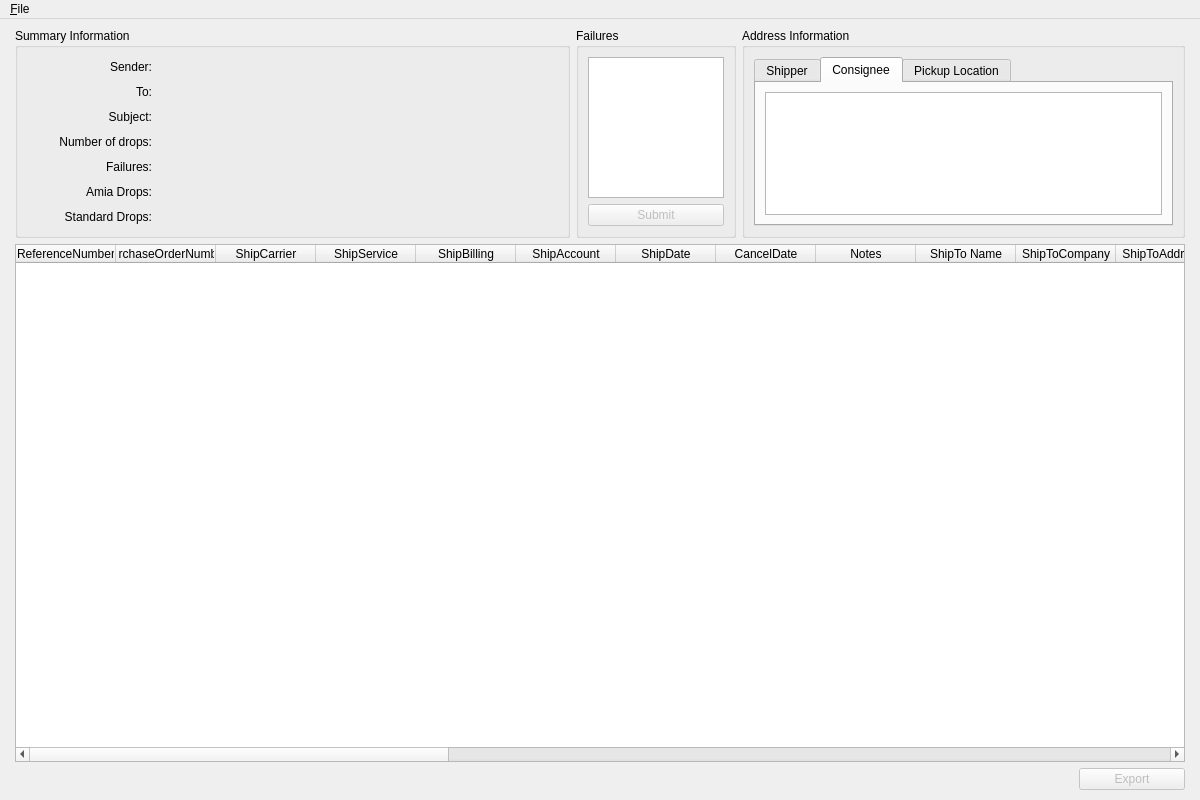
<?xml version="1.0" encoding="UTF-8"?>
<ui version="4.0">
 <class>MainWindow</class>
 <widget class="QMainWindow" name="MainWindow">
  <property name="windowModality">
   <enum>Qt::WindowModal</enum>
  </property>
  <property name="geometry">
   <rect>
    <x>0</x>
    <y>0</y>
    <width>1200</width>
    <height>800</height>
   </rect>
  </property>
  <property name="sizePolicy">
   <sizepolicy hsizetype="Fixed" vsizetype="Fixed">
    <horstretch>0</horstretch>
    <verstretch>0</verstretch>
   </sizepolicy>
  </property>
  <property name="acceptDrops">
   <bool>true</bool>
  </property>
  <property name="windowTitle">
   <string>Shippers Solutions - Baxter Drop Processing</string>
  </property>
  <property name="windowIcon">
   <iconset>
    <normaloff>../../../OneDrive - The B4B Alliance/Pictures/ssco_icon.png</normaloff>../../../OneDrive - The B4B Alliance/Pictures/ssco_icon.png</iconset>
  </property>
  <widget class="QWidget" name="centralwidget">
   <property name="enabled">
    <bool>true</bool>
   </property>
   <property name="sizePolicy">
    <sizepolicy hsizetype="Expanding" vsizetype="Expanding">
     <horstretch>0</horstretch>
     <verstretch>0</verstretch>
    </sizepolicy>
   </property>
   <layout class="QGridLayout" name="gridLayout">
    <property name="leftMargin">
     <number>15</number>
    </property>
    <property name="rightMargin">
     <number>15</number>
    </property>
    <property name="bottomMargin">
     <number>10</number>
    </property>
    <item row="1" column="0" colspan="6">
     <widget class="QTableWidget" name="tableWidget">
      <property name="sizePolicy">
       <sizepolicy hsizetype="MinimumExpanding" vsizetype="MinimumExpanding">
        <horstretch>0</horstretch>
        <verstretch>0</verstretch>
       </sizepolicy>
      </property>
      <property name="sortingEnabled">
       <bool>true</bool>
      </property>
      <column>
       <property name="text">
        <string>ReferenceNumber</string>
       </property>
      </column>
      <column>
       <property name="text">
        <string>PurchaseOrderNumber</string>
       </property>
      </column>
      <column>
       <property name="text">
        <string>ShipCarrier</string>
       </property>
      </column>
      <column>
       <property name="text">
        <string>ShipService</string>
       </property>
      </column>
      <column>
       <property name="text">
        <string>ShipBilling</string>
       </property>
      </column>
      <column>
       <property name="text">
        <string>ShipAccount</string>
       </property>
      </column>
      <column>
       <property name="text">
        <string>ShipDate</string>
       </property>
      </column>
      <column>
       <property name="text">
        <string>CancelDate</string>
       </property>
      </column>
      <column>
       <property name="text">
        <string>Notes</string>
       </property>
      </column>
      <column>
       <property name="text">
        <string>ShipTo Name</string>
       </property>
      </column>
      <column>
       <property name="text">
        <string>ShipToCompany</string>
       </property>
      </column>
      <column>
       <property name="text">
        <string>ShipToAddress1</string>
       </property>
      </column>
      <column>
       <property name="text">
        <string>ShipToAddress2</string>
       </property>
      </column>
      <column>
       <property name="text">
        <string>ShipToCity</string>
       </property>
      </column>
      <column>
       <property name="text">
        <string>ShipToState</string>
       </property>
      </column>
      <column>
       <property name="text">
        <string>ShipToZip</string>
       </property>
      </column>
      <column>
       <property name="text">
        <string>ShipToCountry</string>
       </property>
      </column>
      <column>
       <property name="text">
        <string>ShipToPhone</string>
       </property>
      </column>
      <column>
       <property name="text">
        <string>ShipToFax</string>
       </property>
      </column>
      <column>
       <property name="text">
        <string>ShipToEmail</string>
       </property>
      </column>
      <column>
       <property name="text">
        <string>ShipToCustomerID</string>
       </property>
      </column>
      <column>
       <property name="text">
        <string>ShipToDeptNumber</string>
       </property>
      </column>
      <column>
       <property name="text">
        <string>RetailerID</string>
       </property>
      </column>
      <column>
       <property name="text">
        <string>SKU</string>
       </property>
      </column>
      <column>
       <property name="text">
        <string>Quantity</string>
       </property>
      </column>
      <column>
       <property name="text">
        <string>UseCOD</string>
       </property>
      </column>
      <column>
       <property name="text">
        <string>UseInsurance</string>
       </property>
      </column>
      <column>
       <property name="text">
        <string>Saved Elements</string>
       </property>
      </column>
      <column>
       <property name="text">
        <string>Order Item Saved Elements</string>
       </property>
      </column>
      <column>
       <property name="text">
        <string>Carrier Notes</string>
       </property>
      </column>
     </widget>
    </item>
    <item row="3" column="5">
     <widget class="QPushButton" name="btnExport">
      <property name="enabled">
       <bool>false</bool>
      </property>
      <property name="text">
       <string>Export</string>
      </property>
     </widget>
    </item>
    <item row="0" column="0">
     <widget class="QGroupBox" name="SummaryGroup">
      <property name="sizePolicy">
       <sizepolicy hsizetype="Fixed" vsizetype="Fixed">
        <horstretch>0</horstretch>
        <verstretch>0</verstretch>
       </sizepolicy>
      </property>
      <property name="minimumSize">
       <size>
        <width>555</width>
        <height>210</height>
       </size>
      </property>
      <property name="maximumSize">
       <size>
        <width>555</width>
        <height>210</height>
       </size>
      </property>
      <property name="baseSize">
       <size>
        <width>555</width>
        <height>210</height>
       </size>
      </property>
      <property name="title">
       <string>Summary Information</string>
      </property>
      <layout class="QGridLayout" name="gridLayout_2" columnstretch="0,0" columnminimumwidth="0,400">
       <property name="sizeConstraint">
        <enum>QLayout::SetDefaultConstraint</enum>
       </property>
       <item row="0" column="0">
        <layout class="QVBoxLayout" name="LabelsLayout" stretch="0,0,0,0,0,0,0">
         <property name="spacing">
          <number>6</number>
         </property>
         <property name="sizeConstraint">
          <enum>QLayout::SetDefaultConstraint</enum>
         </property>
         <property name="rightMargin">
          <number>0</number>
         </property>
         <property name="bottomMargin">
          <number>0</number>
         </property>
         <item>
          <widget class="QLabel" name="label">
           <property name="text">
            <string>Sender:</string>
           </property>
           <property name="alignment">
            <set>Qt::AlignRight|Qt::AlignTrailing|Qt::AlignVCenter</set>
           </property>
          </widget>
         </item>
         <item>
          <widget class="QLabel" name="label_2">
           <property name="text">
            <string>To:</string>
           </property>
           <property name="alignment">
            <set>Qt::AlignRight|Qt::AlignTrailing|Qt::AlignVCenter</set>
           </property>
          </widget>
         </item>
         <item>
          <widget class="QLabel" name="label_3">
           <property name="text">
            <string>Subject:</string>
           </property>
           <property name="alignment">
            <set>Qt::AlignRight|Qt::AlignTrailing|Qt::AlignVCenter</set>
           </property>
          </widget>
         </item>
         <item>
          <widget class="QLabel" name="label_4">
           <property name="text">
            <string>Number of drops:</string>
           </property>
           <property name="alignment">
            <set>Qt::AlignRight|Qt::AlignTrailing|Qt::AlignVCenter</set>
           </property>
          </widget>
         </item>
         <item>
          <widget class="QLabel" name="label_5">
           <property name="font">
            <font>
             <weight>50</weight>
             <bold>false</bold>
            </font>
           </property>
           <property name="text">
            <string>Failures:</string>
           </property>
           <property name="alignment">
            <set>Qt::AlignRight|Qt::AlignTrailing|Qt::AlignVCenter</set>
           </property>
          </widget>
         </item>
         <item>
          <widget class="QLabel" name="label_6">
           <property name="text">
            <string>Amia Drops:</string>
           </property>
           <property name="alignment">
            <set>Qt::AlignRight|Qt::AlignTrailing|Qt::AlignVCenter</set>
           </property>
          </widget>
         </item>
         <item>
          <widget class="QLabel" name="label_7">
           <property name="text">
            <string>Standard Drops:</string>
           </property>
           <property name="alignment">
            <set>Qt::AlignRight|Qt::AlignTrailing|Qt::AlignVCenter</set>
           </property>
          </widget>
         </item>
        </layout>
       </item>
       <item row="0" column="1">
        <layout class="QVBoxLayout" name="InfoLayout">
         <item>
          <widget class="QLabel" name="lblSender">
           <property name="text">
            <string/>
           </property>
          </widget>
         </item>
         <item>
          <widget class="QLabel" name="lblTo">
           <property name="text">
            <string/>
           </property>
          </widget>
         </item>
         <item>
          <widget class="QLabel" name="lblSubject">
           <property name="text">
            <string/>
           </property>
          </widget>
         </item>
         <item>
          <widget class="QLabel" name="lblNumDrops">
           <property name="text">
            <string/>
           </property>
          </widget>
         </item>
         <item>
          <widget class="QLabel" name="lblFailures">
           <property name="text">
            <string/>
           </property>
          </widget>
         </item>
         <item>
          <widget class="QLabel" name="lblAmiaDrops">
           <property name="text">
            <string/>
           </property>
          </widget>
         </item>
         <item>
          <widget class="QLabel" name="lblBaxDrops">
           <property name="text">
            <string/>
           </property>
          </widget>
         </item>
        </layout>
       </item>
      </layout>
     </widget>
    </item>
    <item row="0" column="1">
     <widget class="QGroupBox" name="FailureGroup">
      <property name="enabled">
       <bool>true</bool>
      </property>
      <property name="maximumSize">
       <size>
        <width>160</width>
        <height>210</height>
       </size>
      </property>
      <property name="title">
       <string>Failures</string>
      </property>
      <layout class="QVBoxLayout" name="verticalLayout_3" stretch="0,0">
       <item>
        <widget class="QListWidget" name="lstFailures">
         <property name="maximumSize">
          <size>
           <width>150</width>
           <height>210</height>
          </size>
         </property>
         <property name="selectionBehavior">
          <enum>QAbstractItemView::SelectItems</enum>
         </property>
        </widget>
       </item>
       <item>
        <widget class="QPushButton" name="btnSubmitError">
         <property name="enabled">
          <bool>false</bool>
         </property>
         <property name="text">
          <string>Submit</string>
         </property>
        </widget>
       </item>
      </layout>
     </widget>
    </item>
    <item row="0" column="2" colspan="4">
     <widget class="QGroupBox" name="AddressesGroup">
      <property name="maximumSize">
       <size>
        <width>16777215</width>
        <height>210</height>
       </size>
      </property>
      <property name="title">
       <string>Address Information</string>
      </property>
      <layout class="QHBoxLayout" name="horizontalLayout">
       <item>
        <widget class="QTabWidget" name="tabWidget">
         <property name="enabled">
          <bool>true</bool>
         </property>
         <property name="maximumSize">
          <size>
           <width>16777215</width>
           <height>210</height>
          </size>
         </property>
         <property name="currentIndex">
          <number>1</number>
         </property>
         <widget class="QWidget" name="tabShipper">
          <attribute name="title">
           <string>Shipper</string>
          </attribute>
          <layout class="QGridLayout" name="gridLayout_4">
           <item row="0" column="0">
            <widget class="QTextEdit" name="txtShipper">
             <property name="enabled">
              <bool>true</bool>
             </property>
             <property name="readOnly">
              <bool>false</bool>
             </property>
            </widget>
           </item>
          </layout>
         </widget>
         <widget class="QWidget" name="tabConsignee">
          <attribute name="title">
           <string>Consignee</string>
          </attribute>
          <layout class="QGridLayout" name="gridLayout_5">
           <item row="0" column="1">
            <widget class="QTextEdit" name="txtConsignee">
             <property name="enabled">
              <bool>true</bool>
             </property>
             <property name="readOnly">
              <bool>false</bool>
             </property>
            </widget>
           </item>
          </layout>
         </widget>
         <widget class="QWidget" name="tabPickupLocation">
          <attribute name="title">
           <string>Pickup Location</string>
          </attribute>
          <layout class="QGridLayout" name="gridLayout_6">
           <item row="0" column="0">
            <widget class="QTextEdit" name="txtPickupLocation">
             <property name="enabled">
              <bool>true</bool>
             </property>
             <property name="readOnly">
              <bool>false</bool>
             </property>
            </widget>
           </item>
          </layout>
         </widget>
        </widget>
       </item>
      </layout>
     </widget>
    </item>
   </layout>
  </widget>
  <widget class="QMenuBar" name="menubar">
   <property name="geometry">
    <rect>
     <x>0</x>
     <y>0</y>
     <width>1200</width>
     <height>21</height>
    </rect>
   </property>
   <widget class="QMenu" name="menuFIle">
    <property name="title">
     <string>&amp;File</string>
    </property>
    <addaction name="actionExit"/>
   </widget>
   <addaction name="menuFIle"/>
  </widget>
  <action name="actionExit">
   <property name="text">
    <string>Exit</string>
   </property>
  </action>
 </widget>
 <resources/>
 <connections>
  <connection>
   <sender>tableWidget</sender>
   <signal>cellClicked(int,int)</signal>
   <receiver>MainWindow</receiver>
   <slot>loadRecord(int,int)</slot>
   <hints>
    <hint type="sourcelabel">
     <x>151</x>
     <y>350</y>
    </hint>
    <hint type="destinationlabel">
     <x>4</x>
     <y>349</y>
    </hint>
   </hints>
  </connection>
  <connection>
   <sender>btnExport</sender>
   <signal>clicked()</signal>
   <receiver>MainWindow</receiver>
   <slot>exportData()</slot>
   <hints>
    <hint type="sourcelabel">
     <x>1184</x>
     <y>789</y>
    </hint>
    <hint type="destinationlabel">
     <x>935</x>
     <y>779</y>
    </hint>
   </hints>
  </connection>
  <connection>
   <sender>lstFailures</sender>
   <signal>itemClicked(QListWidgetItem*)</signal>
   <receiver>MainWindow</receiver>
   <slot>loadFailure(QListWidgetItem*)</slot>
   <hints>
    <hint type="sourcelabel">
     <x>635</x>
     <y>87</y>
    </hint>
    <hint type="destinationlabel">
     <x>569</x>
     <y>27</y>
    </hint>
   </hints>
  </connection>
  <connection>
   <sender>tableWidget</sender>
   <signal>cellChanged(int,int)</signal>
   <receiver>MainWindow</receiver>
   <slot>loadRecord(int,int)</slot>
   <hints>
    <hint type="sourcelabel">
     <x>601</x>
     <y>666</y>
    </hint>
    <hint type="destinationlabel">
     <x>668</x>
     <y>781</y>
    </hint>
   </hints>
  </connection>
  <connection>
   <sender>btnSubmitError</sender>
   <signal>clicked()</signal>
   <receiver>MainWindow</receiver>
   <slot>addRow()</slot>
   <hints>
    <hint type="sourcelabel">
     <x>683</x>
     <y>219</y>
    </hint>
    <hint type="destinationlabel">
     <x>748</x>
     <y>216</y>
    </hint>
   </hints>
  </connection>
 </connections>
 <slots>
  <slot>loadData()</slot>
  <slot>loadRecord(int,int)</slot>
  <slot>exportData()</slot>
  <slot>loadFailure(QListWidgetItem*)</slot>
  <slot>addRow()</slot>
 </slots>
</ui>
